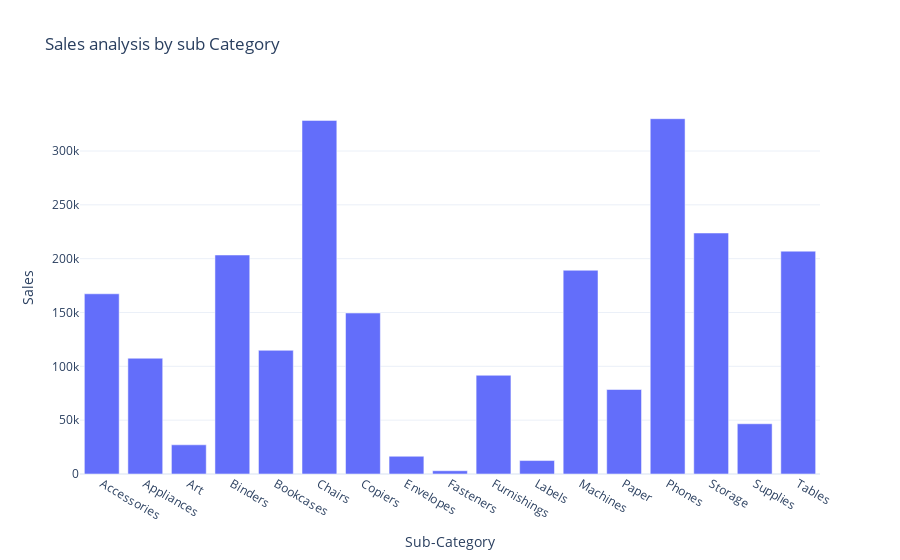

This figure's notebook cell:
### Code cell
fig = px.bar(Sales_by_SubCategory,
             x = 'Sub-Category',
             y = 'Sales',
             title = 'Sales analysis by sub Category')

fig.show()

### Figure 1 — Plotly figure (JSON) as saved in the notebook; plotly's stock layout.template omitted (floating-point values rounded to 4 significant figures)
{"data": [{"hovertemplate": "Sub-Category=%{x}<br>Sales=%{y}<extra></extra>", "legendgroup": "", "marker": {"color": "#636efa", "pattern": {"shape": ""}}, "name": "", "orientation": "v", "showlegend": false, "textposition": "auto", "type": "bar", "x": ["Accessories", "Appliances", "Art", "Binders", "Bookcases", "Chairs", "Copiers", "Envelopes", "Fasteners", "Furnishings", "Labels", "Machines", "Paper", "Phones", "Storage", "Supplies", "Tables"], "xaxis": "x", "y": [167400.0, 107500.0, 27120.0, 203400.0, 114900.0, 328400.0, 149500.0, 16480.0, 3024.0, 91710.0, 12490.0, 189200.0, 78480.0, 330000.0, 223800.0, 46670.0, 207000.0], "yaxis": "y"}], "layout": {"barmode": "relative", "legend": {"tracegroupgap": 0}, "title": {"text": "Sales analysis by sub Category"}, "xaxis": {"anchor": "y", "domain": [0, 1], "title": {"text": "Sub-Category"}}, "yaxis": {"anchor": "x", "domain": [0, 1], "title": {"text": "Sales"}}}}
